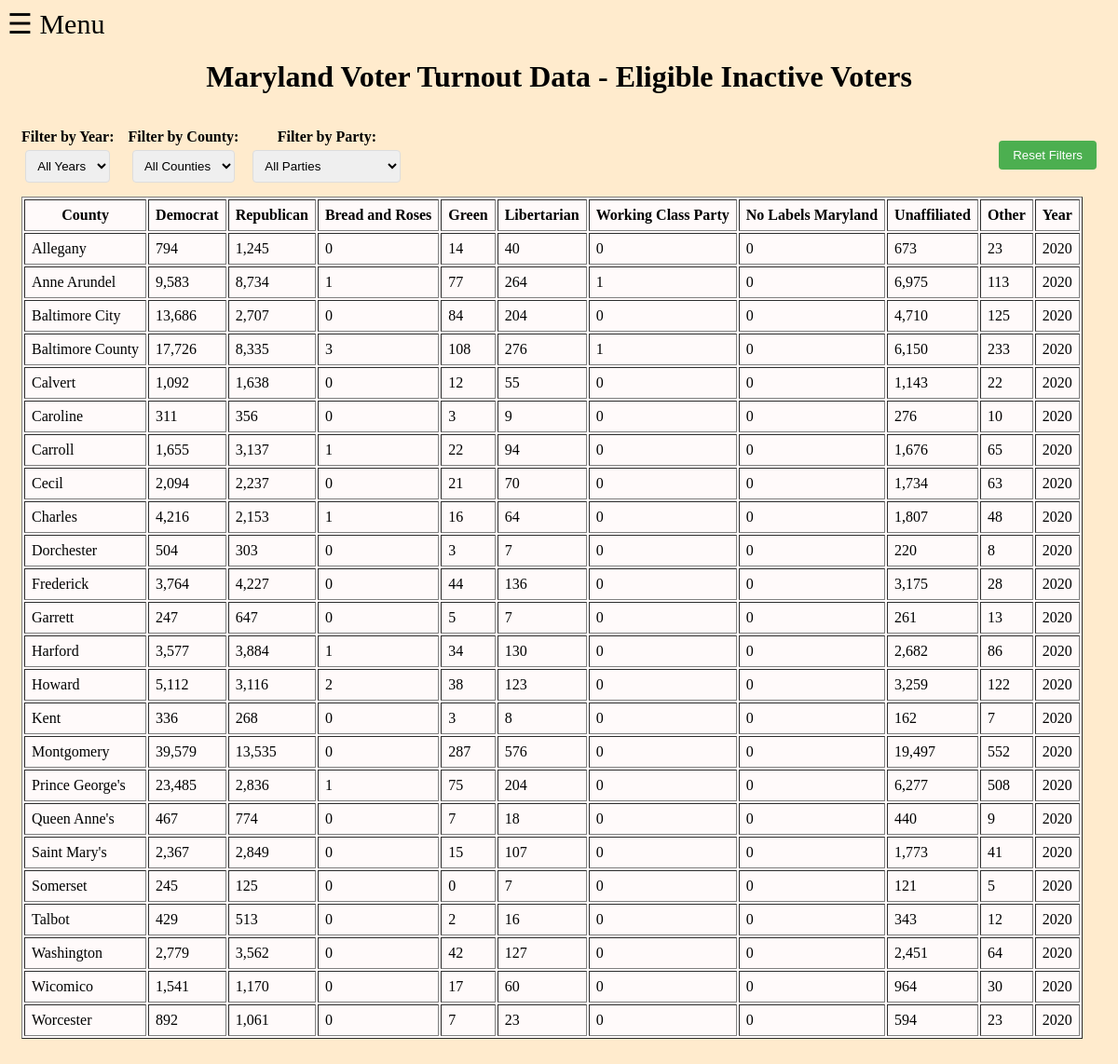
/eligible-inactive, run on the app's committed database.
### app.py (models this page shows)
class EligibleInactive(Model):
    county = CharField(column_name='County')
    democrat_inactive = IntegerField(column_name='Democrat')
    republican_inactive = IntegerField(column_name='Republican')
    bread_and_roses_inactive = IntegerField(column_name='Bread and Roses')
    green_inactive = IntegerField(column_name='Green')
    libertarian_inactive = IntegerField(column_name='Libertarian')
    working_class_inactive = IntegerField(column_name='Working Class Party')
    other_inactive = IntegerField(column_name='Other')
    unaffiliated_inactive = IntegerField(column_name='Unaffiliated')
    no_labels_inactive = IntegerField(column_name='No Labels Maryland')
    year = IntegerField(column_name='Year')
    class Meta:
        table_name = "eligible_inactive"
        database = db
        primary_key = False

### app.py (the view)
@app.route("/eligible-inactive")
def eligible_inactive():
    template = 'eligible_inactive.html'
    requested_year = request.args.get('year')
    if requested_year:
        requested_year = int(requested_year)
    object_list = EligibleInactive.select()
    paginated = paginate_by_year(object_list, requested_year)
    return render_template(
        template,
        object_list=paginated['data'],
        year=paginated['year'],
        all_years=paginated['all_years'],
        has_prev=paginated['has_prev'],
        has_next=paginated['has_next'],
        prev_year=paginated['prev_year'],
        next_year=paginated['next_year']
    )

### app.py (called while the page is built)
def paginate_by_year(data, year=None):
    all_years = sorted(list(set(int(item.year) for item in data)))
    if year is None and all_years:
        year = all_years[0]
    year_data = [item for item in data if int(item.year) == year]
    if year in all_years:
        current_year_index = all_years.index(year)
        prev_year = all_years[current_year_index - 1] if current_year_index > 0 else None
        next_year = all_years[current_year_index + 1] if current_year_index < len(all_years) - 1 else None
    else:
        prev_year = None
        next_year = None
    return {
        'data': year_data,
        'year': year,
        'all_years': all_years,
        'has_prev': prev_year is not None,
        'has_next': next_year is not None,
        'prev_year': prev_year,
        'next_year': next_year
    }

### templates/eligible_inactive.html (shortened to what this page needs)
<!doctype html>
<html lang="en">
    <head>
        <link rel="stylesheet" href="/static/general_style.css">
        <link rel="stylesheet" href="/static/eligible_inactive.css">
        <link rel="stylesheet" href="//cdn.datatables.net/2.0.0/css/dataTables.dataTables.min.css"/>
    </head>
    <body>
        <span style="font-size:30px;cursor:pointer" onclick="openNav()">&#9776; Menu</span>
        <h1>Maryland Voter Turnout Data - Eligible Inactive Voters</h1>
        <div class="controls">
            <div class="filter-group">
                <label for="year-filter">Filter by Year:</label>
                <select id="year-filter">
                    <option value="all">All Years</option>
                </select>
            </div>
            <div class="filter-group">
                <label for="county-filter">Filter by County:</label>
                <select id="county-filter">
                    <option value="all">All Counties</option>
                </select>
            </div>
            <div class="filter-group">
                <label for="party-filter">Filter by Party:</label>
                <select id="party-filter">
                    <option value="none">All Parties</option>
                </select>
            </div>
            <button id="reset-filters">Reset Filters</button>
        <table id="voter-data" border=1 cellpadding=7>
            <thead>
                <tr>
                    <th class="no-sort">County</th>
                    <th>Democrat</th>
                    <th>Republican</th>
                    <th>Bread and Roses</th>
                    <th>Green</th>
                    <th>Libertarian</th>
                    <th>Working Class Party</th>
                    <th>No Labels Maryland</th>
                    <th>Unaffiliated</th>
                    <th>Other</th>
                    <th class="no-sort">Year</th>
                </tr>
            </thead>
            <tbody>
                {% for obj in object_list %}
                <tr>
                    <td>{{ obj.county }}</td>
                    <td>{{ "{:,}".format(obj.democrat_inactive) }}</td>
                    <td>{{ "{:,}".format(obj.republican_inactive) }}</td>
                    <td>{{ "{:,}".format(obj.bread_and_roses_inactive) }}</td>
                    <td>{{ "{:,}".format(obj.green_inactive) }}</td>
                    <td>{{ "{:,}".format(obj.libertarian_inactive) }}</td>
                    <td>{{ "{:,}".format(obj.working_class_inactive) }}</td>
                    <td>{{ "{:,}".format(obj.no_labels_inactive) }}</td>
                    <td>{{ "{:,}".format(obj.unaffiliated_inactive) }}</td>
                    <td>{{ "{:,}".format(obj.other_inactive) }}</td>
                    <td>{{ obj.year }}</td>
                </tr>
                {% endfor %}
            </tbody>
        </table>
    </body>
</html>

### static/general_style.css (style rules this page uses)
body { background-color: blanchedalmond; }
h1, h3 { text-align: center; }
table { width:max-content; background-color:snow; }

### static/eligible_inactive.css (style rules this page uses)
.controls { padding: 15px; border-radius: 5px; margin-bottom: 20px; display: flex; flex-wrap: wrap; gap: 15px; align-items: center; }
.filter-group { display: flex; flex-direction: column; align-items: center; }
label { font-weight: bold; margin-bottom: 5px; }
select, button { padding: 8px; border-radius: 4px; border: 1px solid #ddd; }
button { background: #4CAF50; color: white; border: none; cursor: pointer; padding: 8px 15px; margin-left: auto; }

### data on the page
EligibleInactive: county "Allegany", democrat_inactive "794", republican_inactive "1,245", bread_and_roses_inactive "0", green_inactive "14", libertarian_inactive "40", working_class_inactive "0", no_labels_inactive "0", unaffiliated_inactive "673", other_inactive "23", year "2020"
EligibleInactive: county "Anne Arundel", democrat_inactive "9,583", republican_inactive "8,734", bread_and_roses_inactive "1", green_inactive "77", libertarian_inactive "264", working_class_inactive "1", no_labels_inactive "0", unaffiliated_inactive "6,975", other_inactive "113", year "2020"
EligibleInactive: county "Baltimore City", democrat_inactive "13,686", republican_inactive "2,707", bread_and_roses_inactive "0", green_inactive "84", libertarian_inactive "204", working_class_inactive "0", no_labels_inactive "0", unaffiliated_inactive "4,710", other_inactive "125", year "2020"
EligibleInactive: county "Baltimore County", democrat_inactive "17,726", republican_inactive "8,335", bread_and_roses_inactive "3", green_inactive "108", libertarian_inactive "276", working_class_inactive "1", no_labels_inactive "0", unaffiliated_inactive "6,150", other_inactive "233", year "2020"
EligibleInactive: county "Calvert", democrat_inactive "1,092", republican_inactive "1,638", bread_and_roses_inactive "0", green_inactive "12", libertarian_inactive "55", working_class_inactive "0", no_labels_inactive "0", unaffiliated_inactive "1,143", other_inactive "22", year "2020"
EligibleInactive: county "Caroline", democrat_inactive "311", republican_inactive "356", bread_and_roses_inactive "0", green_inactive "3", libertarian_inactive "9", working_class_inactive "0", no_labels_inactive "0", unaffiliated_inactive "276", other_inactive "10", year "2020"
EligibleInactive: county "Carroll", democrat_inactive "1,655", republican_inactive "3,137", bread_and_roses_inactive "1", green_inactive "22", libertarian_inactive "94", working_class_inactive "0", no_labels_inactive "0", unaffiliated_inactive "1,676", other_inactive "65", year "2020"
EligibleInactive: county "Cecil", democrat_inactive "2,094", republican_inactive "2,237", bread_and_roses_inactive "0", green_inactive "21", libertarian_inactive "70", working_class_inactive "0", no_labels_inactive "0", unaffiliated_inactive "1,734", other_inactive "63", year "2020"
EligibleInactive: county "Charles", democrat_inactive "4,216", republican_inactive "2,153", bread_and_roses_inactive "1", green_inactive "16", libertarian_inactive "64", working_class_inactive "0", no_labels_inactive "0", unaffiliated_inactive "1,807", other_inactive "48", year "2020"
EligibleInactive: county "Dorchester", democrat_inactive "504", republican_inactive "303", bread_and_roses_inactive "0", green_inactive "3", libertarian_inactive "7", working_class_inactive "0", no_labels_inactive "0", unaffiliated_inactive "220", other_inactive "8", year "2020"
EligibleInactive: county "Frederick", democrat_inactive "3,764", republican_inactive "4,227", bread_and_roses_inactive "0", green_inactive "44", libertarian_inactive "136", working_class_inactive "0", no_labels_inactive "0", unaffiliated_inactive "3,175", other_inactive "28", year "2020"
EligibleInactive: county "Garrett", democrat_inactive "247", republican_inactive "647", bread_and_roses_inactive "0", green_inactive "5", libertarian_inactive "7", working_class_inactive "0", no_labels_inactive "0", unaffiliated_inactive "261", other_inactive "13", year "2020"
EligibleInactive: county "Harford", democrat_inactive "3,577", republican_inactive "3,884", bread_and_roses_inactive "1", green_inactive "34", libertarian_inactive "130", working_class_inactive "0", no_labels_inactive "0", unaffiliated_inactive "2,682", other_inactive "86", year "2020"
EligibleInactive: county "Howard", democrat_inactive "5,112", republican_inactive "3,116", bread_and_roses_inactive "2", green_inactive "38", libertarian_inactive "123", working_class_inactive "0", no_labels_inactive "0", unaffiliated_inactive "3,259", other_inactive "122", year "2020"
EligibleInactive: county "Kent", democrat_inactive "336", republican_inactive "268", bread_and_roses_inactive "0", green_inactive "3", libertarian_inactive "8", working_class_inactive "0", no_labels_inactive "0", unaffiliated_inactive "162", other_inactive "7", year "2020"
EligibleInactive: county "Montgomery", democrat_inactive "39,579", republican_inactive "13,535", bread_and_roses_inactive "0", green_inactive "287", libertarian_inactive "576", working_class_inactive "0", no_labels_inactive "0", unaffiliated_inactive "19,497", other_inactive "552", year "2020"
EligibleInactive: county "Prince George's", democrat_inactive "23,485", republican_inactive "2,836", bread_and_roses_inactive "1", green_inactive "75", libertarian_inactive "204", working_class_inactive "0", no_labels_inactive "0", unaffiliated_inactive "6,277", other_inactive "508", year "2020"
EligibleInactive: county "Queen Anne's", democrat_inactive "467", republican_inactive "774", bread_and_roses_inactive "0", green_inactive "7", libertarian_inactive "18", working_class_inactive "0", no_labels_inactive "0", unaffiliated_inactive "440", other_inactive "9", year "2020"
EligibleInactive: county "Saint Mary's", democrat_inactive "2,367", republican_inactive "2,849", bread_and_roses_inactive "0", green_inactive "15", libertarian_inactive "107", working_class_inactive "0", no_labels_inactive "0", unaffiliated_inactive "1,773", other_inactive "41", year "2020"
EligibleInactive: county "Somerset", democrat_inactive "245", republican_inactive "125", bread_and_roses_inactive "0", green_inactive "0", libertarian_inactive "7", working_class_inactive "0", no_labels_inactive "0", unaffiliated_inactive "121", other_inactive "5", year "2020"
EligibleInactive: county "Talbot", democrat_inactive "429", republican_inactive "513", bread_and_roses_inactive "0", green_inactive "2", libertarian_inactive "16", working_class_inactive "0", no_labels_inactive "0", unaffiliated_inactive "343", other_inactive "12", year "2020"
EligibleInactive: county "Washington", democrat_inactive "2,779", republican_inactive "3,562", bread_and_roses_inactive "0", green_inactive "42", libertarian_inactive "127", working_class_inactive "0", no_labels_inactive "0", unaffiliated_inactive "2,451", other_inactive "64", year "2020"
EligibleInactive: county "Wicomico", democrat_inactive "1,541", republican_inactive "1,170", bread_and_roses_inactive "0", green_inactive "17", libertarian_inactive "60", working_class_inactive "0", no_labels_inactive "0", unaffiliated_inactive "964", other_inactive "30", year "2020"
EligibleInactive: county "Worcester", democrat_inactive "892", republican_inactive "1,061", bread_and_roses_inactive "0", green_inactive "7", libertarian_inactive "23", working_class_inactive "0", no_labels_inactive "0", unaffiliated_inactive "594", other_inactive "23", year "2020"
